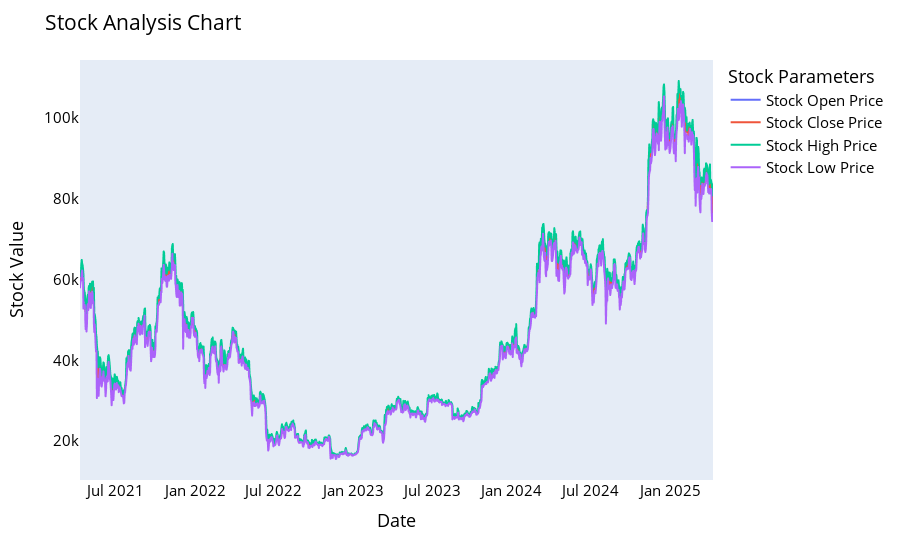

Write notebook code for a chart like this one.
### Code cell
from itertools import cycle
import plotly.express as px

# Cycle through legend names
names = cycle(['Stock Open Price', 'Stock Close Price', 'Stock High Price', 'Stock Low Price'])

# Plot using column names (strings), not Series
fig = px.line(df_filtered, 
              x='Date', 
              y=['Open', 'Close', 'High', 'Low'],  # <-- correct form
              labels={'Date': 'Date', 'value': 'Stock Value'})

# Update layout
fig.update_layout(title_text='Stock Analysis Chart',
                  font_size=15,
                  font_color='black',
                  legend_title_text='Stock Parameters')

# Rename legend entries
fig.for_each_trace(lambda t: t.update(name=next(names)))

# Remove gridlines
fig.update_xaxes(showgrid=False)
fig.update_yaxes(showgrid=False)

# Show plot
fig.show()

### Figure 1 — Plotly figure (JSON) as saved in the notebook; plotly's stock layout.template omitted (floating-point values rounded to 4 significant figures; data arrays with more than 128 entries replaced by an {"elided": "..."} marker saying what was removed)
{"data": [{"hovertemplate": "variable=Open<br>Date=%{x}<br>Stock Value=%{y}<extra></extra>", "legendgroup": "Open", "line": {"color": "#636efa", "dash": "solid"}, "marker": {"symbol": "circle"}, "mode": "lines", "name": "Stock Open Price", "showlegend": true, "type": "scattergl", "x": {"elided": "1461 str values"}, "xaxis": "x", "y": {"elided": "1461 float values"}, "yaxis": "y"}, {"hovertemplate": "variable=Close<br>Date=%{x}<br>Stock Value=%{y}<extra></extra>", "legendgroup": "Close", "line": {"color": "#EF553B", "dash": "solid"}, "marker": {"symbol": "circle"}, "mode": "lines", "name": "Stock Close Price", "showlegend": true, "type": "scattergl", "x": {"elided": "1461 str values"}, "xaxis": "x", "y": {"elided": "1461 float values"}, "yaxis": "y"}, {"hovertemplate": "variable=High<br>Date=%{x}<br>Stock Value=%{y}<extra></extra>", "legendgroup": "High", "line": {"color": "#00cc96", "dash": "solid"}, "marker": {"symbol": "circle"}, "mode": "lines", "name": "Stock High Price", "showlegend": true, "type": "scattergl", "x": {"elided": "1461 str values"}, "xaxis": "x", "y": {"elided": "1461 float values"}, "yaxis": "y"}, {"hovertemplate": "variable=Low<br>Date=%{x}<br>Stock Value=%{y}<extra></extra>", "legendgroup": "Low", "line": {"color": "#ab63fa", "dash": "solid"}, "marker": {"symbol": "circle"}, "mode": "lines", "name": "Stock Low Price", "showlegend": true, "type": "scattergl", "x": {"elided": "1461 str values"}, "xaxis": "x", "y": {"elided": "1461 float values"}, "yaxis": "y"}], "layout": {"font": {"color": "black", "size": 15}, "legend": {"title": {"text": "Stock Parameters"}, "tracegroupgap": 0}, "margin": {"t": 60}, "title": {"text": "Stock Analysis Chart"}, "xaxis": {"anchor": "y", "domain": [0, 1], "showgrid": false, "title": {"text": "Date"}}, "yaxis": {"anchor": "x", "domain": [0, 1], "showgrid": false, "title": {"text": "Stock Value"}}}}
